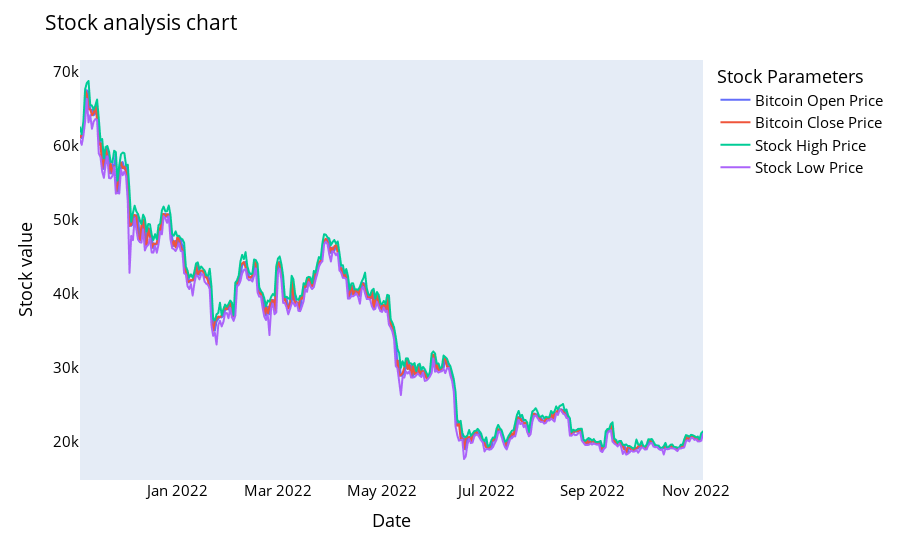

The cell this chart's notebook holds for it:
### Code cell
names = cycle(['Bitcoin Open Price','Bitcoin Close Price','Stock High Price','Stock Low Price'])

fig = px.line(y_overall, x=y_overall.Date, y=[y_overall['Open'], y_overall['Close'], 
                                          y_overall['High'], y_overall['Low']],
             labels={'Date': 'Date','value':'Stock value'})
fig.update_layout(title_text='Stock analysis chart', font_size=15, font_color='black',legend_title_text='Stock Parameters')
fig.for_each_trace(lambda t:  t.update(name = next(names)))
fig.update_xaxes(showgrid=False)
fig.update_yaxes(showgrid=False)

fig.show()

### Figure 1 — Plotly figure (JSON) as saved in the notebook; plotly's stock layout.template omitted (floating-point values rounded to 4 significant figures; data arrays with more than 128 entries replaced by an {"elided": "..."} marker saying what was removed)
{"data": [{"hovertemplate": "variable=Open<br>Date=%{x}<br>Stock value=%{y}<extra></extra>", "legendgroup": "Open", "line": {"color": "#636efa", "dash": "solid"}, "marker": {"symbol": "circle"}, "mode": "lines", "name": "Bitcoin Open Price", "showlegend": true, "type": "scattergl", "x": {"elided": "366 str values"}, "xaxis": "x", "y": {"elided": "366 float values"}, "yaxis": "y"}, {"hovertemplate": "variable=Close<br>Date=%{x}<br>Stock value=%{y}<extra></extra>", "legendgroup": "Close", "line": {"color": "#EF553B", "dash": "solid"}, "marker": {"symbol": "circle"}, "mode": "lines", "name": "Bitcoin Close Price", "showlegend": true, "type": "scattergl", "x": {"elided": "366 str values"}, "xaxis": "x", "y": {"elided": "366 float values"}, "yaxis": "y"}, {"hovertemplate": "variable=High<br>Date=%{x}<br>Stock value=%{y}<extra></extra>", "legendgroup": "High", "line": {"color": "#00cc96", "dash": "solid"}, "marker": {"symbol": "circle"}, "mode": "lines", "name": "Stock High Price", "showlegend": true, "type": "scattergl", "x": {"elided": "366 str values"}, "xaxis": "x", "y": {"elided": "366 float values"}, "yaxis": "y"}, {"hovertemplate": "variable=Low<br>Date=%{x}<br>Stock value=%{y}<extra></extra>", "legendgroup": "Low", "line": {"color": "#ab63fa", "dash": "solid"}, "marker": {"symbol": "circle"}, "mode": "lines", "name": "Stock Low Price", "showlegend": true, "type": "scattergl", "x": {"elided": "366 str values"}, "xaxis": "x", "y": {"elided": "366 float values"}, "yaxis": "y"}], "layout": {"font": {"color": "black", "size": 15}, "legend": {"title": {"text": "Stock Parameters"}, "tracegroupgap": 0}, "margin": {"t": 60}, "title": {"text": "Stock analysis chart"}, "xaxis": {"anchor": "y", "domain": [0, 1], "showgrid": false, "title": {"text": "Date"}}, "yaxis": {"anchor": "x", "domain": [0, 1], "showgrid": false, "title": {"text": "Stock value"}}}}
